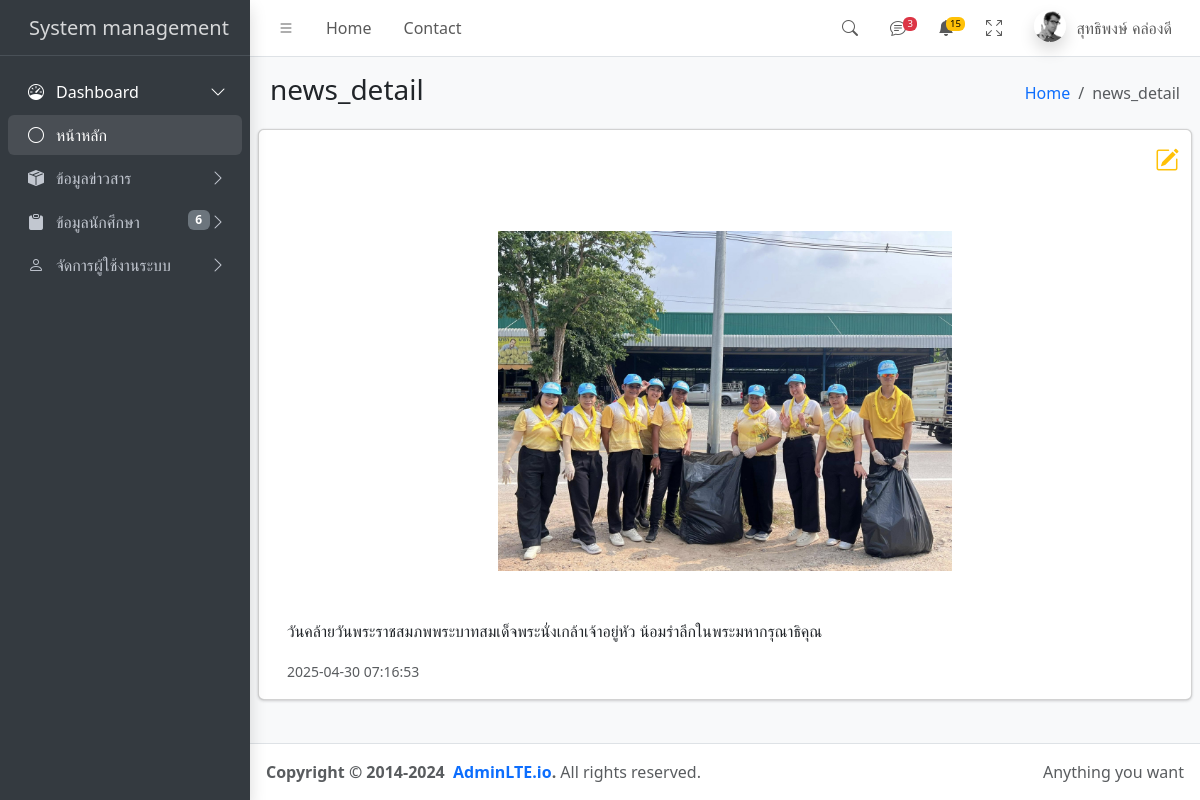
Page /admin?id=news_detail&news_id=1 (signed in) on the committed database.
### tables this page shows
CREATE TABLE `news` (
  `news_id` int(11) NOT NULL,
  `news_title` varchar(500) DEFAULT NULL,
  `news_detail` varchar(1000) DEFAULT NULL,
  `news_img` varchar(200) DEFAULT NULL,
  `news_date` timestamp NOT NULL DEFAULT current_timestamp()
);

### admin/news_detail.php (the view, shortened to what this page needs)
<?php
include_once "conn.php";
$news_id = $_GET["news_id"];
$sql = "SELECT * FROM news WHERE news_id=$news_id";
$result = $conn->query($sql);
if ($result->num_rows > 0) {
  while($row = $result->fetch_assoc()) {
    $news_img = $row["news_img"];
    $news_detail = $row["news_detail"];
    $news_date = $row["news_date"];
}
} else {
  echo "0 results";
}
?>
<div class="card mb-3">
    <h4 class="py-3 text-end">
        <a href="?id=update_news&news_id=<?=$news_id?>">
        <i class="bi bi-pencil-square text-warning"></i>
        </a>
    </h4>
    <div class="d-flex justify-content-center align-items-center py-3" >
    <img src="../img/<?=$news_img?>" class="card-img-top w-50 py-3" alt="...">
    </div>
  <div class="card-body">
    <p class="card-text"><?=$news_detail?></p>
    <p class="card-text"><small class="text-body-secondary"><?=$news_date?></small></p>
  </div>
</div>

### rows in the picture
news: news_img (picture), news_detail "วันคล้ายวันพระราชสมภพพระบาทสมเด็จพระนั่งเกล้าเจ้าอยู่หัว น้อมรำลึกในพระมหากรุณาธิคุณ", news_date "2025-04-30 07:16:53"

### other values in the picture
$_SESSION["_name"] "สุทธิพงษ์ คล่องดี"
$id "news_detail"
